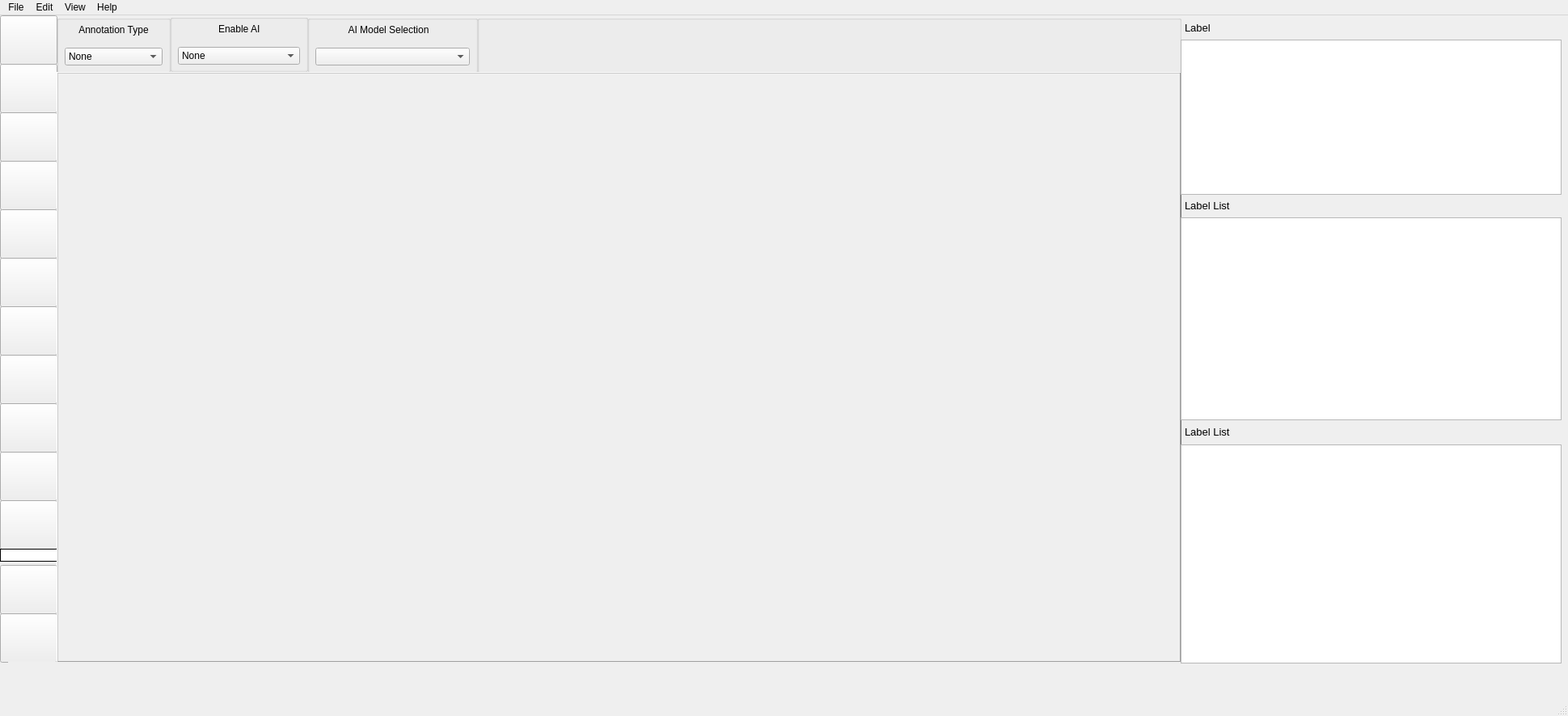
<?xml version="1.0" encoding="UTF-8"?>
<ui version="4.0">
  <class>MainWindow</class>
  <widget class="QMainWindow" name="MainWindow">
    <property name="geometry">
      <rect>
        <x>0</x>
        <y>0</y>
        <width>1939</width>
        <height>886</height>
      </rect>
    </property>
    <property name="windowTitle">
      <string>LabelVim</string>
    </property>
    <property name="windowIcon">
      <iconset>
        <normaloff>icon/Logo.jpeg</normaloff>icon/Logo.jpeg</iconset>
    </property>
    <property name="toolTip">
      <string>LabelVim</string>
    </property>
    <property name="autoFillBackground">
      <bool>false</bool>
    </property>
    <property name="animated">
      <bool>true</bool>
    </property>
    <widget class="QWidget" name="centralwidget">
      <widget class="QPushButton" name="SaveDirBtn">
        <property name="geometry">
          <rect>
            <x>0</x>
            <y>60</y>
            <width>71</width>
            <height>61</height>
          </rect>
        </property>
        <property name="toolTip">
          <string>Save Directory</string>
        </property>
        <property name="text">
          <string />
        </property>
        <property name="icon">
          <iconset>
            <normaloff>icon/Open.png</normaloff>icon/Open.png</iconset>
        </property>
        <property name="iconSize">
          <size>
            <width>50</width>
            <height>50</height>
          </size>
        </property>
      </widget>
      <widget class="QPushButton" name="NextBtn">
        <property name="geometry">
          <rect>
            <x>0</x>
            <y>120</y>
            <width>71</width>
            <height>61</height>
          </rect>
        </property>
        <property name="toolTip">
          <string>Next Image</string>
        </property>
        <property name="text">
          <string />
        </property>
        <property name="icon">
          <iconset>
            <normaloff>icon/next.png</normaloff>icon/next.png</iconset>
        </property>
        <property name="iconSize">
          <size>
            <width>50</width>
            <height>50</height>
          </size>
        </property>
      </widget>
      <widget class="QPushButton" name="PreviousBtn">
        <property name="geometry">
          <rect>
            <x>0</x>
            <y>180</y>
            <width>71</width>
            <height>61</height>
          </rect>
        </property>
        <property name="toolTip">
          <string>Previous Image</string>
        </property>
        <property name="text">
          <string />
        </property>
        <property name="icon">
          <iconset>
            <normaloff>icon/prev.png</normaloff>icon/prev.png</iconset>
        </property>
        <property name="iconSize">
          <size>
            <width>50</width>
            <height>50</height>
          </size>
        </property>
      </widget>
      <widget class="QPushButton" name="DeleteFileBtn">
        <property name="geometry">
          <rect>
            <x>0</x>
            <y>240</y>
            <width>71</width>
            <height>61</height>
          </rect>
        </property>
        <property name="toolTip">
          <string>Delete file from file list</string>
        </property>
        <property name="text">
          <string />
        </property>
        <property name="icon">
          <iconset>
            <normaloff>icon/delete.png</normaloff>icon/delete.png</iconset>
        </property>
        <property name="iconSize">
          <size>
            <width>50</width>
            <height>50</height>
          </size>
        </property>
      </widget>
      <widget class="QPushButton" name="OpenDirBtn">
        <property name="geometry">
          <rect>
            <x>0</x>
            <y>0</y>
            <width>71</width>
            <height>61</height>
          </rect>
        </property>
        <property name="toolTip">
          <string>Load data from Folder</string>
        </property>
        <property name="text">
          <string />
        </property>
        <property name="icon">
          <iconset>
            <normaloff>icon/Open.png</normaloff>icon/Open.png</iconset>
        </property>
        <property name="iconSize">
          <size>
            <width>50</width>
            <height>50</height>
          </size>
        </property>
      </widget>
      <widget class="QPushButton" name="CreateObjectBtn">
        <property name="geometry">
          <rect>
            <x>0</x>
            <y>300</y>
            <width>71</width>
            <height>61</height>
          </rect>
        </property>
        <property name="toolTip">
          <string>Create</string>
        </property>
        <property name="text">
          <string />
        </property>
        <property name="icon">
          <iconset>
            <normaloff>icon/objects.png</normaloff>icon/objects.png</iconset>
        </property>
        <property name="iconSize">
          <size>
            <width>50</width>
            <height>50</height>
          </size>
        </property>
      </widget>
      <widget class="QPushButton" name="EditObjectBtn">
        <property name="geometry">
          <rect>
            <x>0</x>
            <y>360</y>
            <width>71</width>
            <height>61</height>
          </rect>
        </property>
        <property name="toolTip">
          <string>Edit</string>
        </property>
        <property name="text">
          <string />
        </property>
        <property name="icon">
          <iconset>
            <normaloff>icon/edit.png</normaloff>icon/edit.png</iconset>
        </property>
        <property name="iconSize">
          <size>
            <width>50</width>
            <height>50</height>
          </size>
        </property>
      </widget>
      <widget class="QPushButton" name="DuplicateAnnotationBtn">
        <property name="geometry">
          <rect>
            <x>0</x>
            <y>420</y>
            <width>71</width>
            <height>61</height>
          </rect>
        </property>
        <property name="toolTip">
          <string>Duplicate</string>
        </property>
        <property name="text">
          <string />
        </property>
        <property name="icon">
          <iconset>
            <normaloff>icon/copy.png</normaloff>icon/copy.png</iconset>
        </property>
        <property name="iconSize">
          <size>
            <width>50</width>
            <height>50</height>
          </size>
        </property>
      </widget>
      <widget class="QPushButton" name="ClearAnnotationBtn">
        <property name="geometry">
          <rect>
            <x>0</x>
            <y>480</y>
            <width>71</width>
            <height>61</height>
          </rect>
        </property>
        <property name="toolTip">
          <string>Clear</string>
        </property>
        <property name="text">
          <string />
        </property>
        <property name="icon">
          <iconset>
            <normaloff>icon/cancel.png</normaloff>icon/cancel.png</iconset>
        </property>
        <property name="iconSize">
          <size>
            <width>50</width>
            <height>50</height>
          </size>
        </property>
      </widget>
      <widget class="QPushButton" name="ZoomInBtn">
        <property name="geometry">
          <rect>
            <x>0</x>
            <y>540</y>
            <width>71</width>
            <height>61</height>
          </rect>
        </property>
        <property name="toolTip">
          <string>Zoom In</string>
        </property>
        <property name="text">
          <string />
        </property>
        <property name="icon">
          <iconset>
            <normaloff>icon/zoom-in.png</normaloff>icon/zoom-in.png</iconset>
        </property>
        <property name="iconSize">
          <size>
            <width>50</width>
            <height>50</height>
          </size>
        </property>
      </widget>
      <widget class="QPushButton" name="ZoomOutBtn">
        <property name="geometry">
          <rect>
            <x>0</x>
            <y>600</y>
            <width>71</width>
            <height>61</height>
          </rect>
        </property>
        <property name="toolTip">
          <string>ZoomOutBtn</string>
        </property>
        <property name="text">
          <string />
        </property>
        <property name="icon">
          <iconset>
            <normaloff>icon/zoom-out.png</normaloff>icon/zoom-out.png</iconset>
        </property>
        <property name="iconSize">
          <size>
            <width>50</width>
            <height>50</height>
          </size>
        </property>
      </widget>
      <widget class="QPushButton" name="FitWindowsBtn">
        <property name="geometry">
          <rect>
            <x>0</x>
            <y>680</y>
            <width>71</width>
            <height>61</height>
          </rect>
        </property>
        <property name="toolTip">
          <string>Fit Windows</string>
        </property>
        <property name="text">
          <string />
        </property>
        <property name="icon">
          <iconset>
            <normaloff>icon/fit-window.png</normaloff>icon/fit-window.png</iconset>
        </property>
        <property name="iconSize">
          <size>
            <width>50</width>
            <height>50</height>
          </size>
        </property>
      </widget>
      <widget class="QLabel" name="ZoomLabel">
        <property name="geometry">
          <rect>
            <x>0</x>
            <y>660</y>
            <width>71</width>
            <height>16</height>
          </rect>
        </property>
        <property name="toolTip">
          <string>Zoom</string>
        </property>
        <property name="styleSheet">
          <string notr="true">background-color: rgb(255, 255, 255);</string>
        </property>
        <property name="frameShape">
          <enum>QFrame::Box</enum>
        </property>
        <property name="text">
          <string />
        </property>
      </widget>
      <widget class="QPushButton" name="SaveBtn">
        <property name="geometry">
          <rect>
            <x>0</x>
            <y>740</y>
            <width>71</width>
            <height>61</height>
          </rect>
        </property>
        <property name="toolTip">
          <string>Fit Windows</string>
        </property>
        <property name="text">
          <string />
        </property>
        <property name="icon">
          <iconset>
            <normaloff>icon/save.png</normaloff>icon/save.png</iconset>
        </property>
        <property name="iconSize">
          <size>
            <width>50</width>
            <height>50</height>
          </size>
        </property>
      </widget>
      <widget class="QGroupBox" name="groupBox">
        <property name="geometry">
          <rect>
            <x>70</x>
            <y>0</y>
            <width>141</width>
            <height>71</height>
          </rect>
        </property>
        <property name="title">
          <string />
        </property>
        <widget class="QComboBox" name="AnnotationComboBox">
          <property name="geometry">
            <rect>
              <x>10</x>
              <y>40</y>
              <width>121</width>
              <height>22</height>
            </rect>
          </property>
          <item>
            <property name="text">
              <string>None</string>
            </property>
          </item>
          <item>
            <property name="text">
              <string>Line</string>
            </property>
          </item>
          <item>
            <property name="text">
              <string>Point</string>
            </property>
          </item>
          <item>
            <property name="text">
              <string>Circle</string>
            </property>
          </item>
          <item>
            <property name="text">
              <string>Rectangle</string>
            </property>
          </item>
          <item>
            <property name="text">
              <string>Polygon</string>
            </property>
          </item>
        </widget>
        <widget class="QLabel" name="label">
          <property name="geometry">
            <rect>
              <x>20</x>
              <y>10</y>
              <width>101</width>
              <height>16</height>
            </rect>
          </property>
          <property name="text">
            <string>Annotation Type</string>
          </property>
          <property name="alignment">
            <set>Qt::AlignCenter</set>
          </property>
        </widget>
        <widget class="QGroupBox" name="groupBox_2">
          <property name="geometry">
            <rect>
              <x>10</x>
              <y>70</y>
              <width>141</width>
              <height>71</height>
            </rect>
          </property>
          <property name="title">
            <string />
          </property>
          <widget class="QComboBox" name="AnnotationComboBox_2">
            <property name="geometry">
              <rect>
                <x>10</x>
                <y>40</y>
                <width>121</width>
                <height>22</height>
              </rect>
            </property>
          </widget>
          <widget class="QLabel" name="label_2">
            <property name="geometry">
              <rect>
                <x>20</x>
                <y>10</y>
                <width>101</width>
                <height>16</height>
              </rect>
            </property>
            <property name="text">
              <string>Annotation Type</string>
            </property>
            <property name="alignment">
              <set>Qt::AlignCenter</set>
            </property>
          </widget>
        </widget>
      </widget>
      <widget class="QGroupBox" name="groupBox_3">
        <property name="geometry">
          <rect>
            <x>210</x>
            <y>-1</y>
            <width>171</width>
            <height>71</height>
          </rect>
        </property>
        <property name="title">
          <string />
        </property>
        <widget class="QLabel" name="label_3">
          <property name="geometry">
            <rect>
              <x>60</x>
              <y>10</y>
              <width>55</width>
              <height>16</height>
            </rect>
          </property>
          <property name="text">
            <string>Enable AI</string>
          </property>
        </widget>
        <widget class="QComboBox" name="comboBox">
          <property name="geometry">
            <rect>
              <x>10</x>
              <y>40</y>
              <width>151</width>
              <height>22</height>
            </rect>
          </property>
          <item>
            <property name="text">
              <string>None</string>
            </property>
          </item>
          <item>
            <property name="text">
              <string>Object Detection</string>
            </property>
          </item>
          <item>
            <property name="text">
              <string>Segmentation</string>
            </property>
          </item>
        </widget>
      </widget>
      <widget class="QGroupBox" name="groupBox_4">
        <property name="geometry">
          <rect>
            <x>380</x>
            <y>0</y>
            <width>211</width>
            <height>71</height>
          </rect>
        </property>
        <property name="title">
          <string />
        </property>
        <widget class="QLabel" name="label_4">
          <property name="geometry">
            <rect>
              <x>40</x>
              <y>10</y>
              <width>121</width>
              <height>16</height>
            </rect>
          </property>
          <property name="text">
            <string>AI Model Selection</string>
          </property>
          <property name="alignment">
            <set>Qt::AlignCenter</set>
          </property>
        </widget>
        <widget class="QComboBox" name="comboBox_2">
          <property name="geometry">
            <rect>
              <x>10</x>
              <y>40</y>
              <width>191</width>
              <height>22</height>
            </rect>
          </property>
        </widget>
      </widget>
      <widget class="QGroupBox" name="groupBox_5">
        <property name="geometry">
          <rect>
            <x>590</x>
            <y>0</y>
            <width>871</width>
            <height>71</height>
          </rect>
        </property>
        <property name="title">
          <string />
        </property>
      </widget>
      <widget class="QLabel" name="Display">
        <property name="geometry">
          <rect>
            <x>70</x>
            <y>70</y>
            <width>1391</width>
            <height>731</height>
          </rect>
        </property>
        <property name="frameShape">
          <enum>QFrame::WinPanel</enum>
        </property>
        <property name="frameShadow">
          <enum>QFrame::Raised</enum>
        </property>
        <property name="lineWidth">
          <number>9</number>
        </property>
        <property name="text">
          <string />
        </property>
        <property name="alignment">
          <set>Qt::AlignCenter</set>
        </property>
      </widget>
      <widget class="QLabel" name="label_5">
        <property name="geometry">
          <rect>
            <x>10</x>
            <y>800</y>
            <width>1451</width>
            <height>16</height>
          </rect>
        </property>
        <property name="autoFillBackground">
          <bool>true</bool>
        </property>
        <property name="text">
          <string />
        </property>
      </widget>
      <widget class="QListView" name="FileListWidget">
        <property name="geometry">
          <rect>
            <x>1460</x>
            <y>531</y>
            <width>471</width>
            <height>271</height>
          </rect>
        </property>
      </widget>
      <widget class="QListWidget" name="LabelListWidget">
        <property name="geometry">
          <rect>
            <x>1460</x>
            <y>250</y>
            <width>471</width>
            <height>251</height>
          </rect>
        </property>
      </widget>
      <widget class="QListWidget" name="LabelWidget">
        <property name="geometry">
          <rect>
            <x>1460</x>
            <y>30</y>
            <width>471</width>
            <height>192</height>
          </rect>
        </property>
      </widget>
      <widget class="QLabel" name="label_6">
        <property name="geometry">
          <rect>
            <x>1460</x>
            <y>0</y>
            <width>471</width>
            <height>30</height>
          </rect>
        </property>
        <property name="font">
          <font>
            <pointsize>10</pointsize>
          </font>
        </property>
        <property name="text">
          <string>Label</string>
        </property>
        <property name="indent">
          <number>5</number>
        </property>
      </widget>
      <widget class="QLabel" name="label_7">
        <property name="geometry">
          <rect>
            <x>1460</x>
            <y>220</y>
            <width>471</width>
            <height>30</height>
          </rect>
        </property>
        <property name="font">
          <font>
            <pointsize>10</pointsize>
          </font>
        </property>
        <property name="text">
          <string>Label List</string>
        </property>
        <property name="indent">
          <number>5</number>
        </property>
      </widget>
      <widget class="QLabel" name="label_8">
        <property name="geometry">
          <rect>
            <x>1460</x>
            <y>500</y>
            <width>471</width>
            <height>30</height>
          </rect>
        </property>
        <property name="font">
          <font>
            <pointsize>10</pointsize>
          </font>
        </property>
        <property name="text">
          <string>Label List</string>
        </property>
        <property name="indent">
          <number>5</number>
        </property>
      </widget>
    </widget>
    <widget class="QMenuBar" name="menubar">
      <property name="geometry">
        <rect>
          <x>0</x>
          <y>0</y>
          <width>1939</width>
          <height>26</height>
        </rect>
      </property>
      <widget class="QMenu" name="menuFile">
        <property name="title">
          <string>File</string>
        </property>
        <addaction name="actionOpen" />
        <addaction name="actionNext_2" />
        <addaction name="actionPrevious_2" />
        <addaction name="actionOpen_2" />
        <addaction name="actionSave_Folder" />
        <addaction name="actionSave" />
        <addaction name="actionauto_save" />
        <addaction name="actionSave_Mask" />
        <addaction name="actionDelete_File" />
        <addaction name="separator" />
        <addaction name="actionQuit" />
      </widget>
      <widget class="QMenu" name="menuEdit">
        <property name="title">
          <string>Edit</string>
        </property>
        <widget class="QMenu" name="menuAnnotation_Object">
          <property name="statusTip">
            <string>Annotation</string>
          </property>
          <property name="title">
            <string>Annotation</string>
          </property>
          <property name="icon">
            <iconset>
              <normaloff>icon/annotation.jpg</normaloff>icon/annotation.jpg</iconset>
          </property>
          <addaction name="actionLine_2" />
          <addaction name="actionPoint_2" />
          <addaction name="actionCircle_2" />
          <addaction name="actionPolygon_2" />
          <addaction name="actionRectangle_2" />
        </widget>
        <widget class="QMenu" name="menuAI_Annotation">
          <property name="title">
            <string>AI Annotation</string>
          </property>
          <property name="icon">
            <iconset>
              <normaloff>icon/AI.jpg</normaloff>icon/AI.jpg</iconset>
          </property>
          <addaction name="actionObject_Detection" />
          <addaction name="actionSymantic_Segmentation" />
          <addaction name="actionInstance_Segmentation" />
          <addaction name="actionKey_Pose" />
        </widget>
        <addaction name="menuAnnotation_Object" />
        <addaction name="menuAI_Annotation" />
        <addaction name="actionCreate" />
        <addaction name="actionDuplicate" />
        <addaction name="actionDelete" />
        <addaction name="actionClear" />
        <addaction name="actionUndo" />
      </widget>
      <widget class="QMenu" name="menuView">
        <property name="title">
          <string>View</string>
        </property>
        <addaction name="actionFill" />
        <addaction name="actionZoom_In" />
        <addaction name="actionZoom_Out" />
        <addaction name="actionFit_Windows" />
        <addaction name="actionRectangle_Fill" />
        <addaction name="actionCurcle_Fill" />
        <addaction name="actionLine_Color" />
      </widget>
      <widget class="QMenu" name="menuHelp">
        <property name="title">
          <string>Help</string>
        </property>
      </widget>
      <addaction name="menuFile" />
      <addaction name="menuEdit" />
      <addaction name="menuView" />
      <addaction name="menuHelp" />
    </widget>
    <widget class="QStatusBar" name="statusbar" />
    <action name="actionOpen">
      <property name="icon">
        <iconset>
          <normaloff>icon/file.png</normaloff>icon/file.png</iconset>
      </property>
      <property name="text">
        <string>Open</string>
      </property>
      <property name="shortcut">
        <string>Ctrl+N</string>
      </property>
    </action>
    <action name="actionOpen_2">
      <property name="icon">
        <iconset>
          <normaloff>icon/Open.png</normaloff>icon/Open.png</iconset>
      </property>
      <property name="text">
        <string>Open Folder</string>
      </property>
      <property name="shortcut">
        <string>Ctrl+O</string>
      </property>
    </action>
    <action name="actionSave_Folder">
      <property name="icon">
        <iconset>
          <normaloff>icon/Open.png</normaloff>icon/Open.png</iconset>
      </property>
      <property name="text">
        <string>Save Folder</string>
      </property>
      <property name="shortcut">
        <string>Ctrl+U</string>
      </property>
    </action>
    <action name="actionQuit">
      <property name="icon">
        <iconset>
          <normaloff>icon/quit.png</normaloff>icon/quit.png</iconset>
      </property>
      <property name="text">
        <string>Quit</string>
      </property>
      <property name="shortcut">
        <string>Ctrl+Q</string>
      </property>
    </action>
    <action name="actionNext">
      <property name="text">
        <string>Next</string>
      </property>
    </action>
    <action name="actionPrevious">
      <property name="text">
        <string>Previous</string>
      </property>
    </action>
    <action name="actionLine">
      <property name="text">
        <string>Line</string>
      </property>
    </action>
    <action name="actionPoint">
      <property name="text">
        <string>Point</string>
      </property>
    </action>
    <action name="actionCircle">
      <property name="text">
        <string>Circle</string>
      </property>
    </action>
    <action name="actionRectangle">
      <property name="text">
        <string>Rectangle</string>
      </property>
    </action>
    <action name="actionPolygon">
      <property name="text">
        <string>Polygon</string>
      </property>
    </action>
    <action name="actionautomatic">
      <property name="text">
        <string>automatic</string>
      </property>
    </action>
    <action name="actionauto_save">
      <property name="checkable">
        <bool>true</bool>
      </property>
      <property name="icon">
        <iconset>
          <normaloff>icon/autosave.jpg</normaloff>icon/autosave.jpg</iconset>
      </property>
      <property name="text">
        <string>auto save</string>
      </property>
    </action>
    <action name="actionSave_Mask">
      <property name="checkable">
        <bool>true</bool>
      </property>
      <property name="icon">
        <iconset>
          <normaloff>icon/yes.jpg</normaloff>icon/yes.jpg</iconset>
      </property>
      <property name="text">
        <string>Save Mask</string>
      </property>
    </action>
    <action name="actionDelete_File">
      <property name="icon">
        <iconset>
          <normaloff>icon/delete.png</normaloff>icon/delete.png</iconset>
      </property>
      <property name="text">
        <string>Delete File</string>
      </property>
      <property name="shortcut">
        <string>Ctrl+Del</string>
      </property>
    </action>
    <action name="actionNext_2">
      <property name="icon">
        <iconset>
          <normaloff>icon/next.png</normaloff>icon/next.png</iconset>
      </property>
      <property name="text">
        <string>Next</string>
      </property>
      <property name="shortcut">
        <string>Ctrl+A</string>
      </property>
    </action>
    <action name="actionPrevious_2">
      <property name="icon">
        <iconset>
          <normaloff>icon/prev.png</normaloff>icon/prev.png</iconset>
      </property>
      <property name="text">
        <string>Previous</string>
      </property>
      <property name="shortcut">
        <string>Ctrl+D</string>
      </property>
    </action>
    <action name="actionLine_2">
      <property name="checkable">
        <bool>true</bool>
      </property>
      <property name="icon">
        <iconset>
          <normaloff>icon/Line.png</normaloff>icon/Line.png</iconset>
      </property>
      <property name="text">
        <string>Line</string>
      </property>
    </action>
    <action name="actionPoint_2">
      <property name="checkable">
        <bool>true</bool>
      </property>
      <property name="icon">
        <iconset>
          <normaloff>icon/point.png.crdownload</normaloff>icon/point.png.crdownload</iconset>
      </property>
      <property name="text">
        <string>Point</string>
      </property>
    </action>
    <action name="actionCircle_2">
      <property name="checkable">
        <bool>true</bool>
      </property>
      <property name="icon">
        <iconset>
          <normaloff>icon/circle.jpg</normaloff>icon/circle.jpg</iconset>
      </property>
      <property name="text">
        <string>Circle</string>
      </property>
    </action>
    <action name="actionPolygon_2">
      <property name="checkable">
        <bool>true</bool>
      </property>
      <property name="icon">
        <iconset>
          <normaloff>icon/polygon.svg</normaloff>icon/polygon.svg</iconset>
      </property>
      <property name="text">
        <string>Polygon</string>
      </property>
    </action>
    <action name="actionRectangle_2">
      <property name="checkable">
        <bool>true</bool>
      </property>
      <property name="icon">
        <iconset>
          <normaloff>icon/rectangle.png</normaloff>icon/rectangle.png</iconset>
      </property>
      <property name="text">
        <string>Rectangle</string>
      </property>
    </action>
    <action name="actionObject_Detection">
      <property name="checkable">
        <bool>true</bool>
      </property>
      <property name="text">
        <string>Object Detection</string>
      </property>
    </action>
    <action name="actionSymantic_Segmentation">
      <property name="checkable">
        <bool>true</bool>
      </property>
      <property name="text">
        <string>Symantic Segmentation</string>
      </property>
    </action>
    <action name="actionInstance_Segmentation">
      <property name="checkable">
        <bool>true</bool>
      </property>
      <property name="text">
        <string>Instance Segmentation</string>
      </property>
    </action>
    <action name="actionKey_Pose">
      <property name="checkable">
        <bool>true</bool>
      </property>
      <property name="text">
        <string>Key Pose</string>
      </property>
    </action>
    <action name="actionDuplicate">
      <property name="icon">
        <iconset>
          <normaloff>icon/copy.png</normaloff>icon/copy.png</iconset>
      </property>
      <property name="text">
        <string>Duplicate</string>
      </property>
    </action>
    <action name="actionCreate">
      <property name="icon">
        <iconset>
          <normaloff>icon/objects.png</normaloff>icon/objects.png</iconset>
      </property>
      <property name="text">
        <string>Create</string>
      </property>
    </action>
    <action name="actionDelete">
      <property name="icon">
        <iconset>
          <normaloff>icon/cancel.png</normaloff>icon/cancel.png</iconset>
      </property>
      <property name="text">
        <string>Delete</string>
      </property>
    </action>
    <action name="actionClear">
      <property name="icon">
        <iconset>
          <normaloff>icon/clear.jpg</normaloff>icon/clear.jpg</iconset>
      </property>
      <property name="text">
        <string>Clear</string>
      </property>
    </action>
    <action name="actionUndo">
      <property name="icon">
        <iconset>
          <normaloff>icon/undo.png</normaloff>icon/undo.png</iconset>
      </property>
      <property name="text">
        <string>Undo</string>
      </property>
    </action>
    <action name="actionRemove_selected_Point">
      <property name="text">
        <string>Remove selected Point</string>
      </property>
    </action>
    <action name="actionFill">
      <property name="checkable">
        <bool>true</bool>
      </property>
      <property name="icon">
        <iconset>
          <normaloff>icon/color.png</normaloff>icon/color.png</iconset>
      </property>
      <property name="text">
        <string>Polygon Fill</string>
      </property>
    </action>
    <action name="actionZoom_In">
      <property name="icon">
        <iconset>
          <normaloff>icon/zoom-in.png</normaloff>icon/zoom-in.png</iconset>
      </property>
      <property name="text">
        <string>Zoom In</string>
      </property>
    </action>
    <action name="actionZoom_Out">
      <property name="icon">
        <iconset>
          <normaloff>icon/zoom-out.png</normaloff>icon/zoom-out.png</iconset>
      </property>
      <property name="text">
        <string>Zoom Out</string>
      </property>
    </action>
    <action name="actionFit_Windows">
      <property name="icon">
        <iconset>
          <normaloff>icon/fit-window.png</normaloff>icon/fit-window.png</iconset>
      </property>
      <property name="text">
        <string>Fit Windows</string>
      </property>
    </action>
    <action name="actionRectangle_Fill">
      <property name="icon">
        <iconset>
          <normaloff>icon/color.png</normaloff>icon/color.png</iconset>
      </property>
      <property name="text">
        <string>Rectangle Fill</string>
      </property>
    </action>
    <action name="actionCurcle_Fill">
      <property name="icon">
        <iconset>
          <normaloff>icon/color.png</normaloff>icon/color.png</iconset>
      </property>
      <property name="text">
        <string>Circle Fill</string>
      </property>
    </action>
    <action name="actionColor">
      <property name="text">
        <string>Color</string>
      </property>
    </action>
    <action name="actionSave">
      <property name="checkable">
        <bool>false</bool>
      </property>
      <property name="icon">
        <iconset>
          <normaloff>icon/save.png</normaloff>icon/save.png</iconset>
      </property>
      <property name="text">
        <string>Save</string>
      </property>
      <property name="shortcut">
        <string>Ctrl+S</string>
      </property>
    </action>
    <action name="actionLine_Color">
      <property name="icon">
        <iconset>
          <normaloff>icon/color-line.png</normaloff>icon/color-line.png</iconset>
      </property>
      <property name="text">
        <string>Line Color</string>
      </property>
    </action>
  </widget>
  <resources />
  <connections />
</ui>
